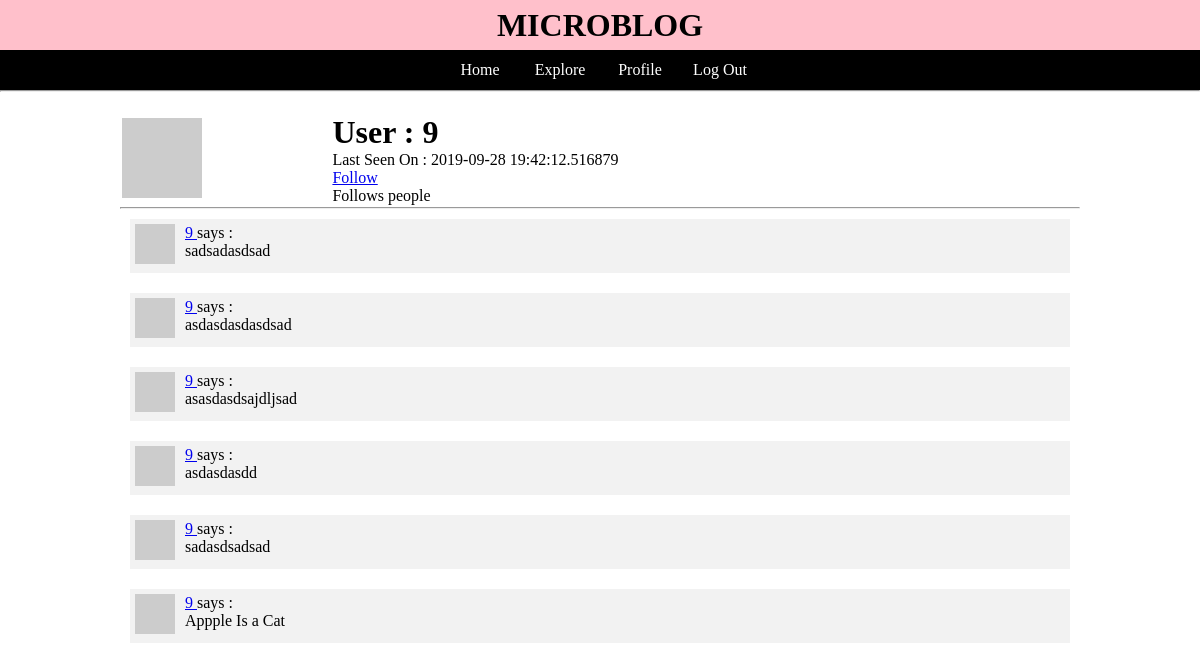
The app's page /user/9 (signed in) with its own data.
### app/models.py (models this page shows, shortened)
class User(UserMixin, db.Model):
    id = db.Column(db.Integer(), primary_key=True)
    username = db.Column(db.String(64), index=True, unique=True)
    email = db.Column(db.String(120), index=True, unique=True)
    password_hash = db.Column(db.String(120))
    about_me = db.Column(db.String(140))
    last_seen = db.Column(db.DateTime, default=datetime.utcnow)
    posts = db.relationship('Post', backref='author', lazy='dynamic')
    followed = db.relationship('User', secondary=followers, primaryjoin=(followers.c.follower_id == id), secondaryjoin=(
        followers.c.followed_id == id), backref=db.backref('followers', lazy='dynamic'), lazy='dynamic')
    def avatar(self, size):
        digest = md5(self.email.lower().encode('utf-8')).hexdigest()
        return 'https://www.gravatar.com/avatar/{}?d=identicon&s={}'.format(digest, size)
    def __repr__(self):
        return 'User {}'.format(self.username)
    def is_following(self, user):
        return self.followed.filter(followers.c.followed_id == user.id).count() > 0

class Post(db.Model):
    id = db.Column(db.Integer(), primary_key=True)
    body = db.Column(db.String(140))
    timestamp = db.Column(db.DateTime(), index=True, default=datetime.utcnow)
    user_id = db.Column(db.Integer(), db.ForeignKey('user.id'))

### app/routes.py (the view)
@app.route('/user/<username>')
@login_required
def user(username):
    page = request.args.get('page', 1, type=int)
    user = User.query.filter_by(username=username).first_or_404()
    posts = Post.query.filter_by(user_id=user.id).paginate(
        page, app.config['POSTS_PER_PAGE'], False)
    if posts.has_next:
        next_url = url_for('index', page=posts.next_num)
    else:
        next_url = None
    if posts.has_prev:
        prev_url = url_for('index', page=posts.prev_num)
    else:
        prev_url = None
    return render_template('user.html', title=username, posts=posts.items, user=user, prev_url=prev_url, next_url=next_url)

### app/models.py (called while the page is built)
@login.user_loader
def load_user(id):
    print(id)
    print('Hello World')
    print(User.query.get(int(id)))
    return User.query.get(int(id))

### app/routes.py (called while the page is built)
@app.before_request
def before_request():
    if current_user.is_authenticated:
        current_user.last_seen = datetime.utcnow()
        db.session.commit()

### app/templates/user.html (shortened to what this page needs)
{% extends 'base.html' %} {% block content %}
<table>
  <tr>
    <td>
      <img src="{{ user.avatar(128) }}" alt="" />
    </td>
    <td>
      <h1>User : {{ user.username }}</h1>
       {% if user.last_seen %}
      <p>Last Seen On : {{ user.last_seen }}</p>
      {% endif %} {% if user==current_user %}
      <a href="{{ url_for('edit_profile') }}">Edit Profile</a>
      {% elif current_user.is_following(user) %}
      <p>
        <a href="{{ url_for('unfollow',username=user.username)}}">Unfollow</a>
      </p>
      {% else %}
      <p><a href="{{ url_for('follow',username=user.username)}}">Follow</a></p>
      {% endif %}
      <p>Follows {{ user.follower_count }} people</p>
    </td>
  </tr>
</table>
<hr />
{% for post in posts %} {% include '_post.html' %} {% endfor %}  {% endblock %}

### app/templates/_post.html
<div class="post">
  <div class="post_img">
    <img width=40px height=40px src="{{ post.author.avatar(36) }}" />
  </div>
  <div class="content">
    <a href="{{ url_for('user',username=post.author.username)}}">{{ post.author.username }} </a>says :<br />
    <p>{{ post.body }}</p>
  </div>
</div>

### app/static/main.css (style rules this page uses)
* { margin: 0; padding: 0; box-sizing: border-box; }
.post { background-color: #f2f2f2; display: flex; justify-content: flex-start; margin: 10px; padding: 5px; flex-wrap: wrap; }
.post .content { width: 300px; margin-left: 10px; }

### records on screen
User: username "9", last_seen "2019-09-28 19:42:12.516879"
Post: author.username "9", body "sadsadasdsad"
Post: author.username "9", body "asdasdasdasdsad"
Post: author.username "9", body "asasdasdsajdljsad"
Post: author.username "9", body "asdasdasdd"
Post: author.username "9", body "sadasdsadsad"
Post: author.username "9", body "Appple Is a Cat"
